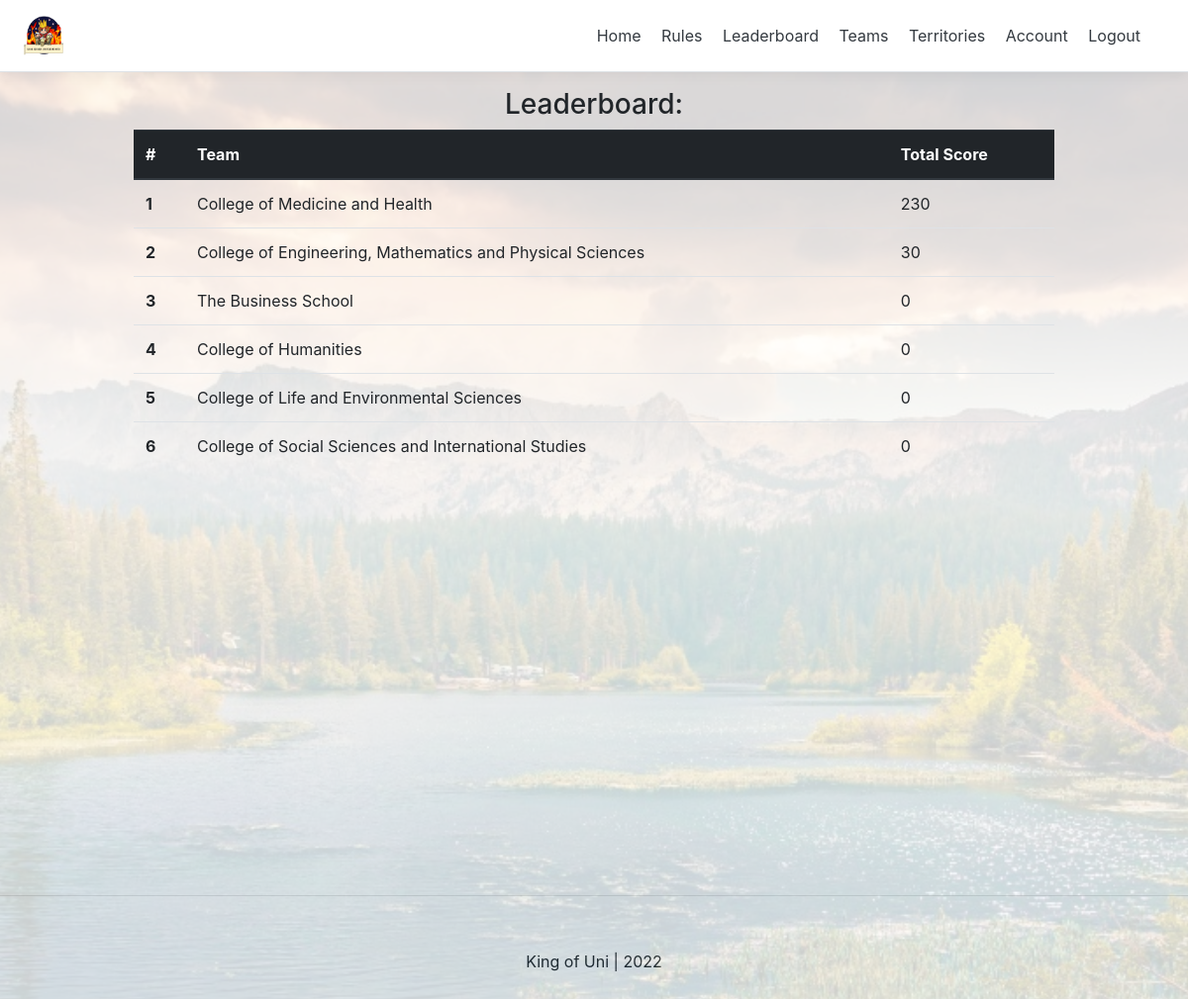
The app's page /leaderboard (signed in) with its own data.
### group/models.py (models this page shows, shortened)
class Group(models.Model):
    name = models.CharField(max_length=100,  null=False, blank=False, unique=True)
    date_created = models.DateTimeField(verbose_name="date created" , auto_now_add=True)
    point_total = models.IntegerField(default=0)
    color = models.CharField(max_length=50, null=True)

### personal/views.py (the view)
# urls.py: path('leaderboard', leaderboard_view, name="leaderboard"),
def leaderboard_view(request):
    context = {}
    groups = Group.objects.all().order_by('-point_total')
    context['groups'] = groups
    return render(request, "personal/leaderboard.html", context)

### personal/templates/personal/leaderboard.html
{% extends 'base.html' %}
{% load static %}
{% block content %}
{% if request.user.is_authenticated %}
<div class="container">
    <div class="d-flex flex-column">
        <h3 class="text-center">Leaderboard:</h3>
        <table class="table">
            <thead class="thead-dark">
              <tr>
                <th scope="col">#</th>
                <th scope="col">Team</th>
                <th scope="col">Total Score</th>
              </tr>
            </thead>
            <tbody>
            {% for group in groups %}
             <tr>
                <th scope="row">{{forloop.counter}}</th>
                <td>{{group.name}}</td>
                <td>{{group.point_total}}</td>
              </tr>
            {% endfor %}
            </tbody>
        </table>
    </div>
</div>
{% endif %}
{% endblock content %}

### templates/base.html (style rules this page uses)
.image { position: relative; }
.image:before { content: ' '; display: block; position: absolute; height: 100%; width: 100%; background-size: cover; opacity: 0.2; background-image: url("/static/exeter_uni.jpg"); background-repeat: no-repeat; background-position: center; }

### templates/snippets/header.html (style rules this page uses)
@media (min-width: 768px) { html { font-size: 16px; } }
.container { max-width: 960px; }

### records on screen
Group: name "College of Medicine and Health", point_total "230"
Group: name "College of Engineering, Mathematics and Physical Sciences", point_total "30"
Group: name "The Business School", point_total "0"
Group: name "College of Humanities", point_total "0"
Group: name "College of Life and Environmental Sciences", point_total "0"
Group: name "College of Social Sciences and International Studies", point_total "0"
